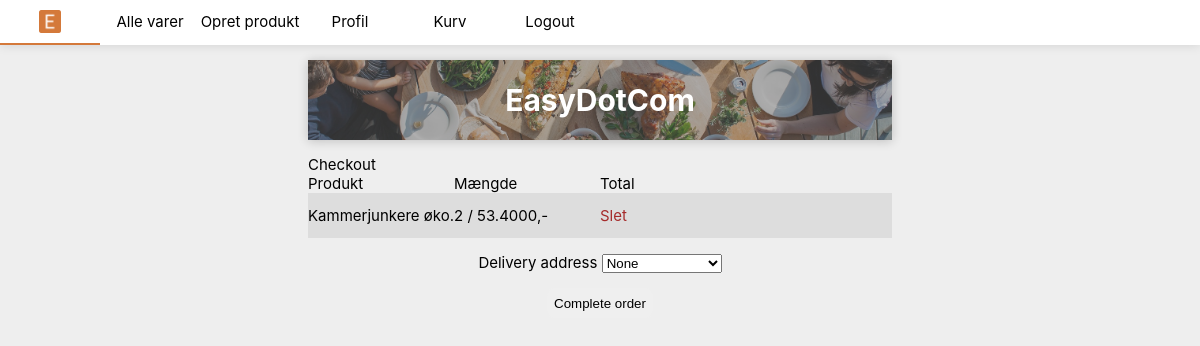
The page /cart/1/checkout (signed in) on the database its author committed.
### store/models.py (models this page shows, shortened)
class OrderItem(models.Model):
    order = models.ForeignKey('Order', on_delete=models.PROTECT)
    product = models.ForeignKey('Product', on_delete=models.PROTECT)
    quantity = models.PositiveIntegerField(default=1)
    def get_total_price(self):
        price = self.product.unit_price * self.product.unit
        return price*self.quantity
    def get_remove_from_cart_url(self):
        return reverse('remove-from-cart', kwargs={"pk": self.pk})

class Product(models.Model):
    title = models.CharField(max_length=100)
    subtitle = models.CharField(max_length=200)
    description = models.TextField()
    unit_type = models.ForeignKey(UnitType, on_delete=models.PROTECT)
    unit_price = models.DecimalField(max_digits=10, decimal_places=2)
    unit = models.DecimalField(max_digits=10, decimal_places=2)
    active = models.BooleanField(default=True)
    image = models.CharField(max_length=255)

### store/views.py (the view)
# urls.py: path('cart/<int:pk>/checkout',views.checkout, name="checkout"),
def checkout(request, pk):
    order = get_object_or_404(Order, pk=pk)
    order_items = OrderItem.objects.filter(order=order)
    user_addresses = UserAddress.objects.filter(user=request.user)
    user_is_employee = False
    if request.user.has_perm('store.change_product'):
        user_is_employee = True
    context = {
        'order': order,
        'order_items': order_items,
        'user_addresses': user_addresses,
        'user_is_employee': user_is_employee
    }
    return TemplateResponse(request, 'store/checkout.html', context=context)

### store/models.py (called while the page is built)
    def get_make_order_ready_for_delivery_url(self):
        return reverse('make-order-ready-for-delivery', kwargs={"pk": self.pk})

### store/templates/store/checkout.html (shortened to what this page needs)
{% extends 'base/_.html' %}
{% block banner %}
	<div id="pageBanner" class="small-banner grid gap-s">
		<div class="box s-span-12">
			{% load static %}
			<img src="{% static 'store/media/imgs/luisa-brimble-somekind-aFzg83dvnAI-unsplash.jpg' %}" alt="Dinner with friends">
			<div class="display">
				<span class="text bold white large">EasyDotCom</span>
			</div>
		</div>
	</div>
{% endblock banner %}
{% block content %}
	<div id="checkoutPage" class="grid">
		<div class="s-span-12">
			<span class="text">Checkout</span>
		</div>
		<div class="s-span-12 custom-table">
			{% if order %}
				<div class="grid custom-table-head">
					<div class="s-span-3">
						<span class="text">Produkt</span>
					</div>
					<div class="s-span-3">
						<span class="text">Mængde</span>
					</div>
					<div class="s-span-3">
						<span class="text">Total</span>
					</div>
				</div>
				{% for order_item in order_items %}
				<div class="grid custom-table-body">
					<div class="s-span-3">
						<span class="text">{{ order_item.product.title }}</span>
					</div>
					<div class="s-span-3">
						<span class="text">
							{{order_item.quantity}} / {{order_item.get_total_price}},-
						</span>
					</div>
					<div class="s-span-3">
						<span class="text danger">
							<a href="{{ order_item.get_remove_from_cart_url }}" class="text danger">Slet</a>
						</span>
					</div>
				</div>
				{% endfor %}
				<div class="grid custom-table-foot">
					{% if user_addresses %}
						<div class="s-span-12">
							<form action="{{ order.get_make_order_ready_for_delivery_url }}" method="POST"> {% csrf_token %}
								<div class='input-pair'>
									<label for="selectDeliveryAddress">Delivery address</label>
									<select name="selectDeliveryAddress" id="selectDeliveryAddress">
										<option value="">None</option>
									</select>
								</div>
								<div class="btn-wrapper">
									<button class="btn primary">Complete order</button>
								</div>
							</form>
						</div>
					{% endif %}
				</div>
			{% endif %}
		</div>
	</div>
{% endblock content %}

### store/static/store/css/style.css (style rules this page uses)
:root { --primary: #D4793A; --success: #85977D; --danger: brown; --dgrey: #444; --mgrey: #777; --lgrey: #bbb; }
html { font-family: -apple-system, BlinkMacSystemFont, 'Segoe UI', Roboto, Oxygen, Ubuntu, Cantarell, 'Open Sans', 'Helvetica Neue', sans-serif; font-weight: 400; font-size: 15px; }
body { padding: 0; margin: 0; box-sizing: border-box; background-color: #eee; }
img { width: 100%; height: auto; }
button.btn { display: grid; justify-content: center; align-items: center; padding: .5rem; cursor: pointer; border-radius: 8px; border: none; }
a { text-decoration: none; color: inherit; }
body { display: grid; justify-content: center; }
div#pageBanner { height:35vh; box-shadow: 0px 1px 10px rgba(0,0,0,.2); }
div#pageBanner.small-banner { height:10vh; box-shadow: 0px 1px 10px rgba(0,0,0,.2); }
div#pageBanner > .box { position: relative; height: 100%; overflow:hidden; }
div#pageBanner > .box > img { height: 100%; width: 100%; object-fit: cover; }
div#pageBanner > .box > .display { position: absolute; top: 50%; left: 50%; transform: translate(-50%,-50%); height: 100%; width: 100%; display:flex; flex-direction:column; align-items: center; justify-content: center; background-color: rgba(100,100,100,.5); }
.custom-table { display:grid; }
.custom-table-body { align-items:center; height: 3rem; }
.custom-table-body:nth-child(even) { background-color: #ddd; }
.custom-table-foot { display: grid; align-items: center; align-content: center; justify-content: center; justify-items: center; padding: 1rem; }
.custom-table-foot .btn-wrapper { display: grid; align-items: center; justify-content: center; padding: 1rem; }
.text.white { color: #fff; }
.text.danger { color: var(--danger); }
.text.large { font-size: 2rem; }
.text.bold { font-weight: bold; }
.grid { display: grid; grid-template-columns: repeat(12, 1fr); }
.grid.gap-s { grid-gap: 1rem; }
.grid > .s-span-3 { grid-column: span 3; }
.grid > .s-span-12 { grid-column: span 12; }

### rows shown on the page
OrderItem: product "Kammerjunkere øko.", quantity "2", get_total_price "53.4000"
